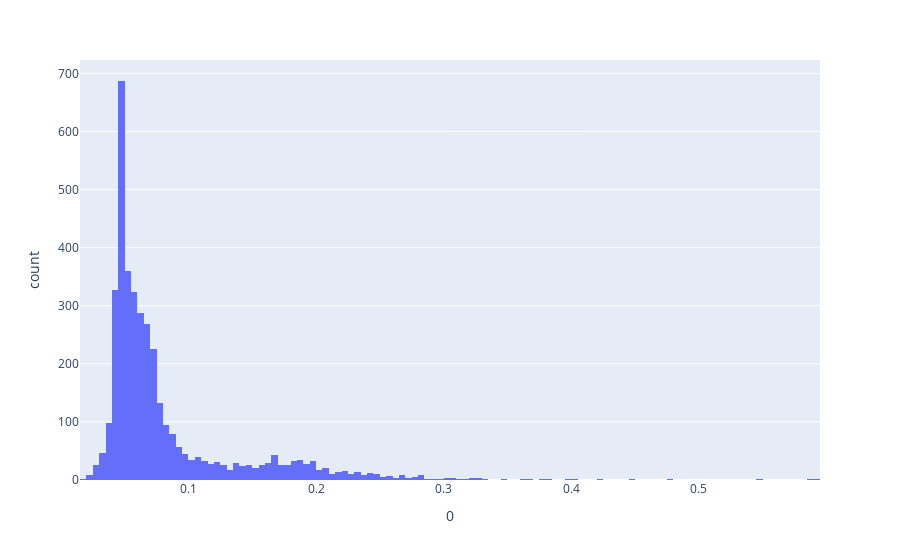

Notebook source saved alongside this figure:
### Code cell
px.histogram(pd.DataFrame(y_pred_train), x=0)

### Figure 1 — Plotly figure (JSON) as saved in the notebook; plotly's stock layout.template omitted (floating-point values rounded to 4 significant figures; data arrays with more than 128 entries replaced by an {"elided": "..."} marker saying what was removed)
{"data": [{"alignmentgroup": "True", "bingroup": "x", "hovertemplate": "0=%{x}<br>count=%{y}<extra></extra>", "legendgroup": "", "marker": {"color": "#636efa"}, "name": "", "offsetgroup": "", "orientation": "v", "showlegend": false, "type": "histogram", "x": {"elided": "3865 float values"}, "xaxis": "x", "yaxis": "y"}], "layout": {"barmode": "relative", "legend": {"tracegroupgap": 0}, "margin": {"t": 60}, "xaxis": {"anchor": "y", "domain": [0, 1], "title": {"text": "0"}}, "yaxis": {"anchor": "x", "domain": [0, 1], "title": {"text": "count"}}}}
